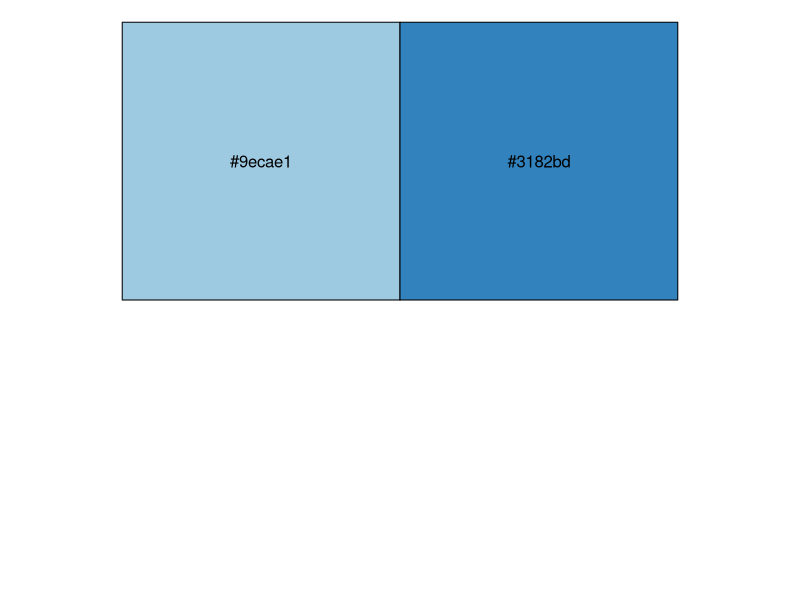
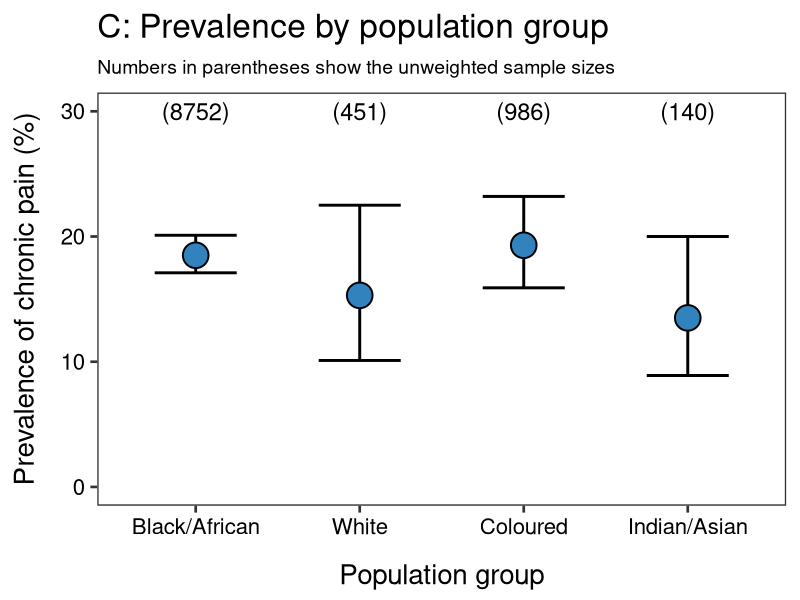

Recreate these plots in R, in order.
############################################################
#                                                          #
#                    Population groups                     #
#                                                          #
############################################################

# Load packages
library(tidyverse)
library(magrittr)

# Palettes
pal_za <- c('#9ecae1', '#3182bd')
scales::show_col(pal_za)

# Load data
data <- read_csv('data/population.csv')

# Glimpse
glimpse(data)

# Process data
data %<>%
    filter(population != 'Other') %>%
    mutate(population = factor(population),
           population = fct_relevel(population,
                                    'Black/African', 'White',
                                    'Coloured', 'Indian/Asian'))

# Plot
pp <- ggplot(data = data) +
    aes(x = population,
        y = estimate_chronic,
        ymin = ci.low_chronic,
        ymax = ci.high_chronic) +
    geom_errorbar(size = 1,
                  width = 0.5,
                  colour = '#000000') +
    geom_point(size = 8,
               shape = 21,
               stroke = 1,
               fill = pal_za[[2]],
               colour = '#000000') +
    geom_text(aes(y = 30,
                  label = paste0('(', unweighted_n, ')')),
              size = 6) +
    labs(title = 'C: Prevalence by population group',
         subtitle = 'Numbers in parentheses show the unweighted sample sizes',
         x = 'Population group',
         y = 'Prevalence of chronic pain (%)') +
    scale_y_continuous(limits = c(0, 30)) +
    theme_bw(base_size = 20) +
    theme(panel.grid = element_blank(),
          plot.subtitle = element_text(size = 14),
          axis.title.y = element_text(margin = margin(r = 1,
                                                      unit = 'lines')),
          axis.title.x = element_text(margin = margin(t = 1,
                                                      unit = 'lines')),
          axis.text.y = element_text(colour = '#000000'),
          axis.text.x = element_text(colour = '#000000'))

# Save
ggsave(filename = 'figures/supplement-1-C-population.png',
       plot = pp,
       height = 8,
       width = 8)
